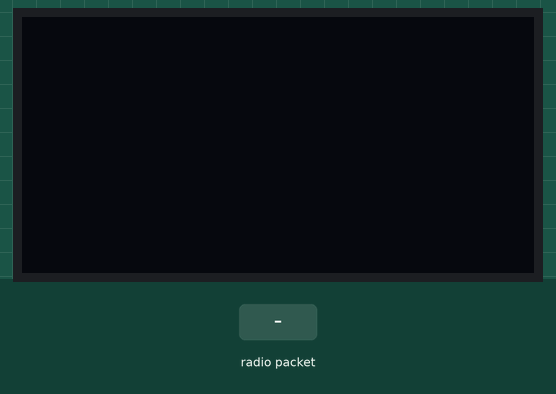
Simulated run of this sketch. Board: ESP32. Parts: 128×64 one-colour display. The inputs (shaded band) are chosen by the test bench. No radio packets arrive unless stated; what the sketch prints to the serial monitor is not drawn.

Above: at 1.2 s.
1.3 s: radio packet "1" arrives
At 2.3 s:
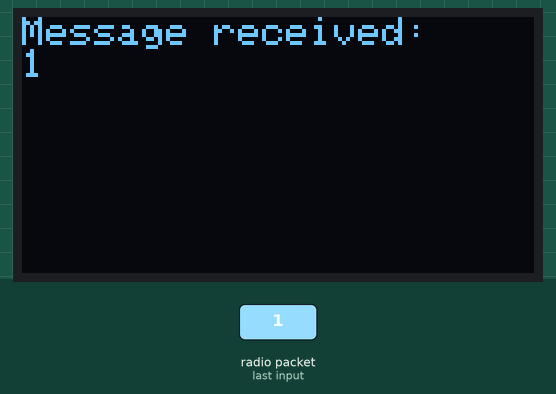
2.8 s: radio packet "0" arrives
At 3.5 s:
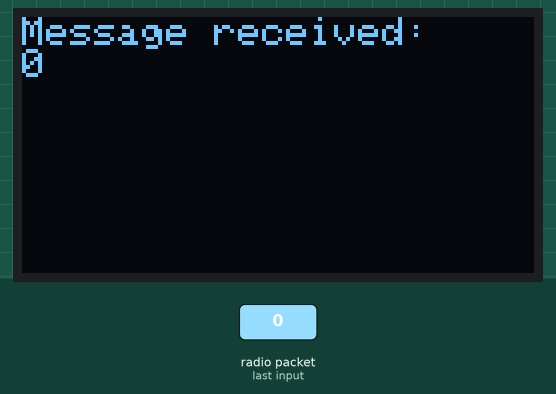
4.3 s: radio packet "2" arrives
At 11.1 s:
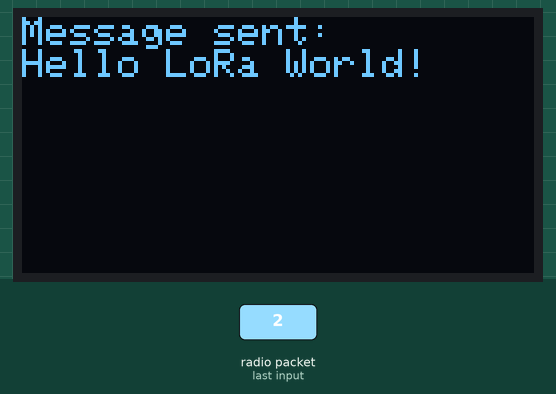
Timing chart, 0 to 11.8 s (numbered marks = the images above; inputs shaded):
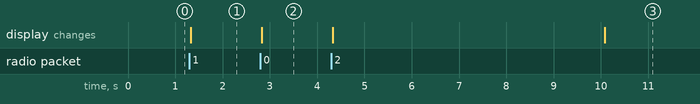

Measured:
- after the input at 1.3 s, the display: changes at once (image 1)
- after the input at 2.8 s, the display: changes at once (image 2)

The sketch:

Endnode.ino
```cpp
#include <SPI.h>
#include <LoRa.h>

#include <Wire.h>  // Added for OLED
#include <Adafruit_GFX.h>  // Added for OLED
#include <Adafruit_SSD1306.h>  // Added for OLED

// Define LoRa pins
#define SCK 5
#define MISO 19
#define MOSI 27
#define SS 18
#define RST 14
#define DIO0 26

// OLED pins
#define OLED_SDA 4
#define OLED_SCL 15
#define OLED_RST 16  // Check your board's pinout for reset pin

// Change these parameters as needed
#define BAND 923E6  // Frequency band (433E6, 868E6, 915E6, 923E6)
#define SF 7       // Spreading Factor (7-12)
#define CR 4       // Coding Rate (4-8)
#define BW 125E3   // Signal Bandwidth (125E3, 250E3, 500E3)

Adafruit_SSD1306 display(128, 64, &Wire, OLED_RST);

unsigned long lastPacketTime = 0;
unsigned long packetInterval = 10000;  // Packet send interval in milliseconds

void setup() {
  Serial.begin(115200);
  while (!Serial);

  SPI.begin(SCK, MISO, MOSI, SS);
  LoRa.setPins(SS, RST, DIO0);

  Wire.begin(OLED_SDA, OLED_SCL);
  if (!display.begin(SSD1306_SWITCHCAPVCC, 0x3C)) {
    Serial.println("SSD1306 allocation failed");
    for (;;);
  }
  display.clearDisplay();
  display.display();

  if (!LoRa.begin(BAND)) {
    Serial.println("Starting LoRa failed!");
    while (1);
  }

  // Set LoRa parameters (optional)
  LoRa.setSpreadingFactor(SF);
  LoRa.setCodingRate4(CR);
  LoRa.setSignalBandwidth(BW);  // Set bandwidth if needed
  LoRa.setPreambleLength(8);      // Set preamble length if needed
}

void loop() {
  // Send a packet every packetInterval milliseconds
  if (millis() - lastPacketTime >= packetInterval) {
    String message = "Hello LoRa World!";
    LoRa.beginPacket();
    LoRa.print(message);
    LoRa.endPacket();

    Serial.println("Message sent: " + message);
    display.clearDisplay();
    display.setTextSize(1);
    display.setTextColor(WHITE);
    display.setCursor(0, 0);
    display.println("Message sent:");
    display.println(message);
    display.display();

    lastPacketTime = millis();  // Update the last packet time
  }

  // Receive a message
  int packetSize = LoRa.parsePacket();
  if (packetSize) {
    String receivedMessage = "";
    while (LoRa.available()) {
      receivedMessage += (char)LoRa.read();
    }
    Serial.println("Message received: " + receivedMessage);
    display.clearDisplay();
    display.setTextSize(1);
    display.setTextColor(WHITE);
    display.setCursor(0, 0);
    display.println("Message received:");
    display.println(receivedMessage);
    display.display();
  }
}
```
